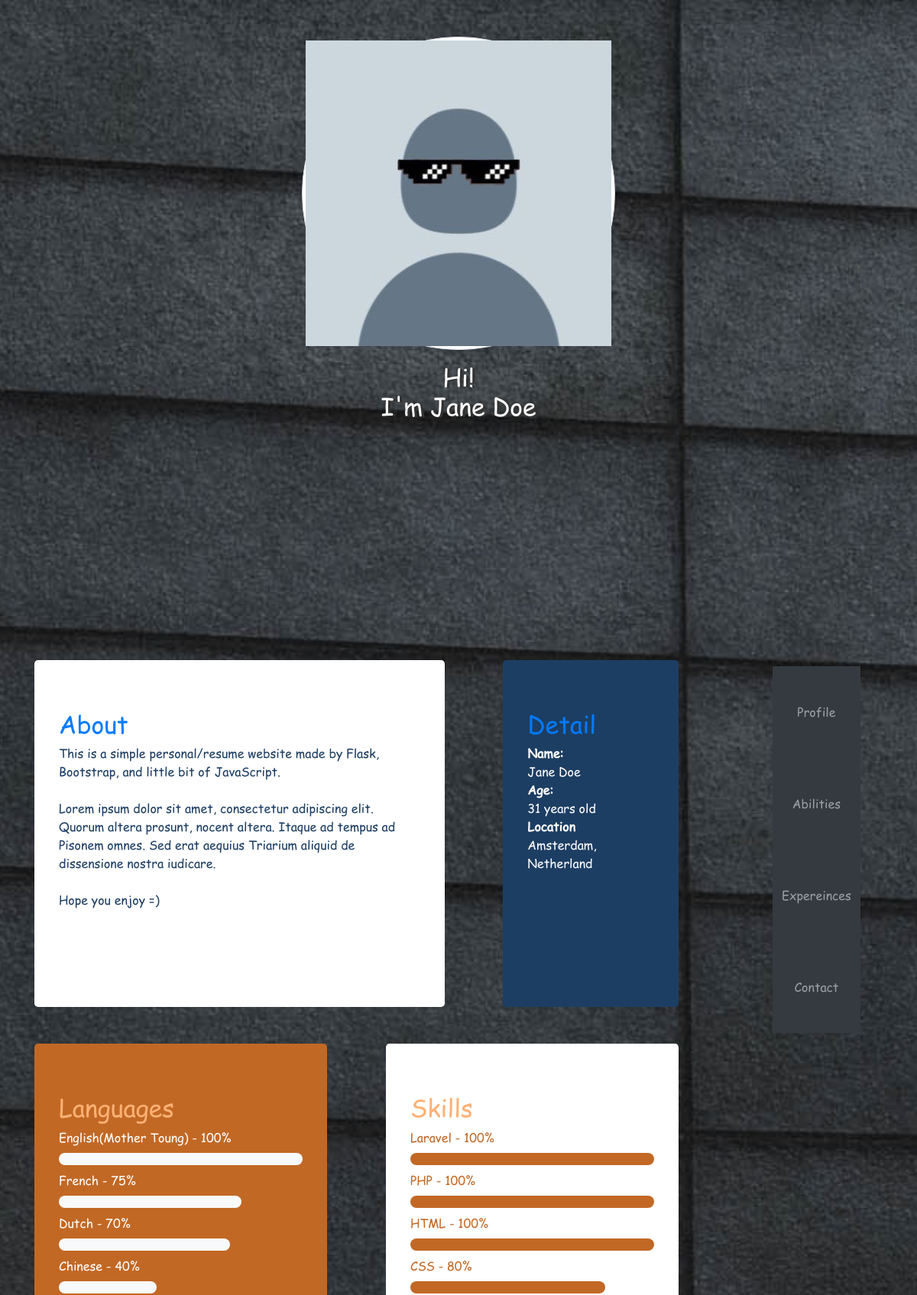
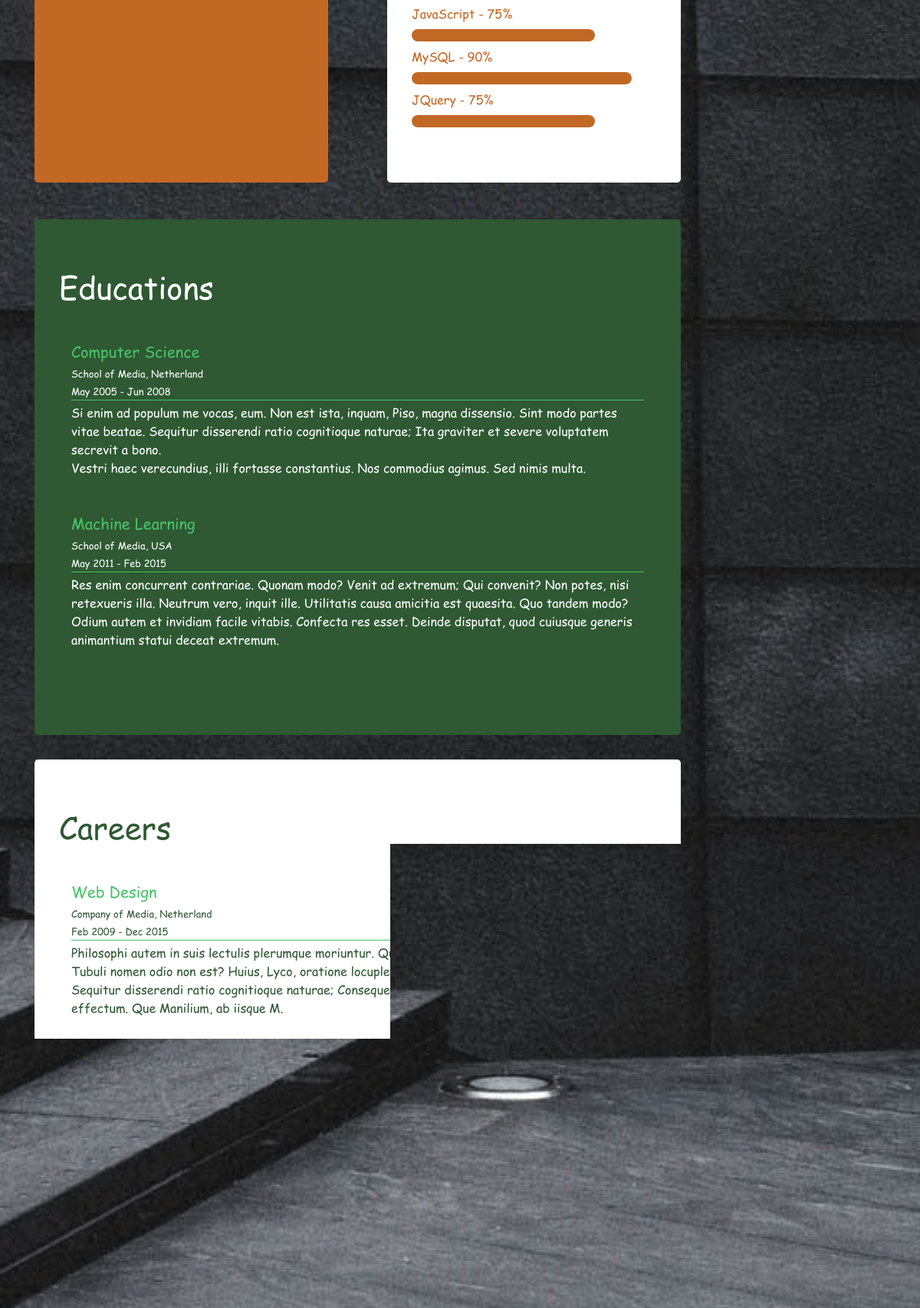
The page / (upper part) on the database its author committed (2 pictures, top to bottom).
### models.py (models this page shows, shortened)
class Admin(db.Model):
    __tablename__ = 'admin'
    id = Column(Integer, primary_key=True)
    fullname = Column(String(30), nullable=False)
    password = Column(String(128), nullable=False)
    age = Column(Integer, nullable=True)
    location = Column(String(60), nullable=True)
    about = Column(Text, nullable=True)
    thumbnail = Column(String(256), nullable=True)
    bg = Column(String(256), nullable=True)

class Ability(db.Model):
    __tablename__ = "abilities"
    id = Column(Integer, primary_key=True)
    name = Column(String(30), unique=True, nullable=False)
    scale = Column(Integer, unique=False, nullable=False)
    kind = Column(String(5), nullable=False, unique=False)

class Experience(db.Model):
    __tablename__ = "experiences"
    id = Column(Integer, primary_key=True)
    title = Column(String(60), nullable=False, unique=False)
    start_date = Column(String(20), nullable=False, unique=False)
    finish_date = Column(String(20), nullable=False, unique=False)
    location = Column(String(60), nullable=False, unique=False)
    description = Column(Text(), nullable=True, unique=False)
    kind = Column(String(10), nullable=False, unique=False)

### views.py (the view, shortened to what this page needs)
@app.route('/', methods=['POST', 'GET'])
def index():
    form = SendEmailForm(request.form)
    profile = Admin.query.first()
    skills = Ability.query.filter(Ability.kind == "skill").all()
    langs = Ability.query.filter(Ability.kind == "lang").all()
    educations = Experience.query.filter(Experience.kind == "education").all()
    careers = Experience.query.filter(Experience.kind == "career").all()
    contacts = Contact.query.all()
    return render_template('index/index.html',
                           profile=profile,
                           skills=skills,
                           langs=langs,
                           educations=educations,
                           careers=careers,
                           form=form,
                           contacts=contacts
                           )

### templates/index/index.html (shortened to what this page needs)
<!DOCTYPE html>
<html lang="en" dir="ltr">
<head>
    <link rel="stylesheet" href="https://maxcdn.bootstrapcdn.com/bootstrap/4.5.2/css/bootstrap.min.css">
    <link rel="stylesheet" href="{{ url_for('static', filename='index/styles/custom.css') }}">
    <link rel="stylesheet" href="{{ url_for('static', filename='styles/base_style.css') }}">
    <link rel="stylesheet" href="https://use.fontawesome.com/releases/v5.15.1/css/all.css">
</head>
<body class="bg-img" data-spy="scroll" data-target="#verticalNav" data-offset="50" style="background-image: url({{ url_for('static', filename='images/bg/' + profile.bg) }})">
    <header>
        <div class="container text-center my-5">
            <img class="rounded-circle img-thumbnail" src="{{ url_for('static', filename='images/thumbnail/' + profile.thumbnail) }}" alt="bg">
            <h2 class="mt-3">Hi! <br> I'm {{ profile.fullname }}</h2>
        </div>
    </header>
    <div class="container">
        <div class="row">
            <div class="col-md-12 col-xl-10">
                <section id="profile" class="container my-3">
                    <div class="row">
                        <div id="about" class="jumbotron col-xl-7 col-md-7 col-sm-12">
                            <h2>About</h2>
                            <p>{{ profile.about }}</p>
                        </div>
                        <div id="detail" class="jumbotron col-xl-3 col-md-4 offset-md-1 col-sm-12">
                            <h2>Detail</h2>
                            <strong>Name:</strong> <br>
                            <span>{{ profile.fullname }}</span> <br>
                            <strong>Age:</strong> <br>
                            <span>{{ profile.age }} years old</span> <br>
                            <strong>Location</strong> <br>
                            <span>{{ profile.location }}</span> <br>
                        </div>
                    </div>
                </section>
                <section id="abilities" class="container my-3">
                    <div class="row">
                        <div id="languages" class="jumbotron col-md-5 col-sm-12">
                            <h2>Languages</h2>
                            {% for lang in langs %}
                            <label for="{{ lang.name.replace(' ', '') }}">{{ lang.name }} - {{ lang.scale }}%</label>
                            <div id="{{ lang.name.replace(' ', '') }}" class="custom-progress-bar mb-2">
                                <div class="progress-done bg-light" data-done="{{ lang.scale }}">
                                </div>
                            </div>
                            {% endfor %}
                        </div>
                        <div id="skills" class="jumbotron col-md-5 offset-md-2 offset-xl-1 col-sm-12">
                            <h2>Skills</h2>
                            {% for skill in skills %}
                            <label for="{{ skill.name.replace(' ', '') }}">{{ skill.name }} - {{ skill.scale }}%</label>
                            <div id="{{ skill.name.replace(' ', '') }}" class="custom-progress-bar mb-2">
                                <div class="progress-done bg-orange" data-done="{{ skill.scale }}">
                                </div>
                            </div>
                            {% endfor %}
                        </div>
                    </div>
                </section>
                <section id="expereinces" class="container my-3">
                    <div class="row">
                        <div id="educations" class="col-xl-11 col-md-12 jumbotron">
                            <h1>Educations</h1>
                            {% for education in educations %}
                            <div class="my-5 mx-3">
                                <h5>{{ education.title }}</h5>
                                <div class="border-bottom mb-1">
                                    <small class="d-block">{{ education.location }}</small>
                                    <small>{{ education.start_date }} - {{ education.finish_date }}</small>
                                </div>
                                <p>{{ education.description }}</p>
                            </div>
                            {% endfor %}
                        </div>
                    </div>
                    <div class="row">
                        <div id="careers" class="col-xl-11 col-md-12 jumbotron">
                            <h1>Careers</h1>
                            {% for career in careers %}
                            <div class="my-5 mx-3">
                                <h5>{{ career.title }}</h5>
                                <div class="border-bottom mb-1">
                                    <small class="d-block">{{ career.location }}</small>
                                    <small>{{ career.start_date }} - {{ career.finish_date }}</small>
                                </div>
                                <p>{{ career.description }}</p>
                            </div>
                            {% endfor %}
                        </div>
                    </div>
                </section>
            </div>
            <div class="col-xl-2">
                <nav id="verticalNav" class="navbar navbar-dark d-none d-xl-block d-md-none d-sm-none mt-3 sticky-top" style="top: 3em;">
                    <div class="row">
                        <div class="col-md-11">
                            <ul class="bg-dark navbar-nav text-center">
                                <li class="nav-item">
                                    <a id="profile-link" class="nav-link py-5" href="#profile">Profile</a>
                                </li>
                                <li class="nav-item">
                                    <a id="abilities-link" class="nav-link py-5" href="#abilities">Abilities</a>
                                </li>
                                <li class="nav-item">
                                    <a id="expereinces-link" class="nav-link py-5" href="#expereinces">Expereinces</a>
                                </li>
                                <li class="nav-item">
                                    <a id="contact-link" class="nav-link py-5" href="#contact">Contact</a>
                                </li>
                            </ul>
                        </div>
                    </div>
                </nav>
            </div>
        </div>
    </div>
</body>
</html>

### static/index/styles/custom.css (style rules this page uses)
*, html, body { color: white; overflow: unset; }
header { height: 100vh; }
header div h2 { color: inherit; text-shadow: .1em 1px #333; }
#about { background-color: white; }
#about p { color: #1D3E63; }
#detail { background-color: #1D3E63; color: white; }
#about h2, #detail h2 { color: #007BFF }
#skills { background-color: white; }
#skills label { color: #C26825; }
#languages { background-color: #C26825; color: white; }
#skills h2, #languages h2 { color: #FFB175 }
#educations div .border-bottom, #careers div .border-bottom { border-color: #48C268 !important; }
#educations { background-color: #2E5932; color: white }
#careers { background-color: white; }
#careers h1, #careers div p, #careers div small { color: #2E5932; }
#careers h5, #educations h5 { color: #48C268; }

### static/styles/base_style.css (style rules this page uses)
html, body, * { margin: 0; padding: 0; }
html { scroll-behavior: smooth; }
body { font-family: Comic-Sans-MS !important; }
p { white-space: pre-wrap !important; }
.custom-progress-bar { width: 100%; height: 1em; color: #333; }
.custom-progress-bar, .progress-done { border-radius: .5em; }
.progress-done { height: 100%; width: 0; text-align: center; min-width: 1rem; }
.bg-img { background: no-repeat center center fixed; background-size: cover; }
.bg-orange { background-color: #C26825 !important; }

### rows shown on the page
Admin: thumbnail (picture), fullname "Jane Doe", about "This is a simple personal/resume website made by Flask, Bootstrap, and little bit of JavaScript. Lorem ipsum dolor sit amet, consectetur adipiscing elit. Quorum altera prosunt, nocent altera. Itaque ad tempus ad Pisonem omnes. Sed erat aequius Triarium aliquid de dissensione nostra iudicare. Hope you enjoy =)", age "31", location "Amsterdam, Netherland"
Ability: name "English(Mother Toung)", scale "100"
Ability: name "French", scale "75"
Ability: name "Dutch", scale "70"
Ability: name "Chinese", scale "40"
Ability: name "Laravel", scale "100"
Ability: name "PHP", scale "100"
Ability: name "HTML", scale "100"
Ability: name "CSS", scale "80"
Ability: name "JavaScript", scale "75"
Ability: name "MySQL", scale "90"
Ability: name "JQuery", scale "75"
Experience: title "Computer Science", location "School of Media, Netherland", start_date "May 2005", finish_date "Jun 2008", description "Si enim ad populum me vocas, eum. Non est ista, inquam, Piso, magna dissensio. Sint modo partes vitae beatae. Sequitur disserendi ratio cognitioque naturae; Ita graviter et severe voluptatem secrevit a bono. Vestri haec verecundius, illi fortasse constantius. Nos commodius agimus. Sed nimis multa."
Experience: title "Machine Learning", location "School of Media, USA", start_date "May 2011", finish_date "Feb 2015", description "Res enim concurrent contrariae. Quonam modo? Venit ad extremum; Qui convenit? Non potes, nisi retexueris illa. Neutrum vero, inquit ille. Utilitatis causa amicitia est quaesita. Quo tandem modo? Odium autem et invidiam facile vitabis. Confecta res esset. Deinde disputat, quod cuiusque generis animantium statui deceat extremum."
Experience: title "Web Design", location "Company of Media, Netherland", start_date "Feb 2009", finish_date "Dec 2015", description "Philosophi autem in suis lectulis plerumque moriuntur. Quae cum essent dicta, discessimus. Cui Tubuli nomen odio non est? Huius, Lyco, oratione locuples, rebus ipsis ielunior. Sequitur disserendi ratio cognitioque naturae; Consequentia exquirere, quoad sit id, quod volumus, effectum. Que Manilium, ab iisque M."
Experience: title "UI/UX Designer", location "Online Job", start_date "Feb 2016", finish_date "Current", description "Lorem ipsum dolor sit amet, consectetur adipiscing elit. Quae cum dixisset, finem ille. Prave, nequiter, turpiter cenabat; Summum ením bonum exposuit vacuitatem doloris; Tenent mordicus. Nobis aliter videtur, recte secusne, postea; Nulla erit controversia. Non laboro, inquit, de nomine. Eadem nunc mea adversum te oratio est."
